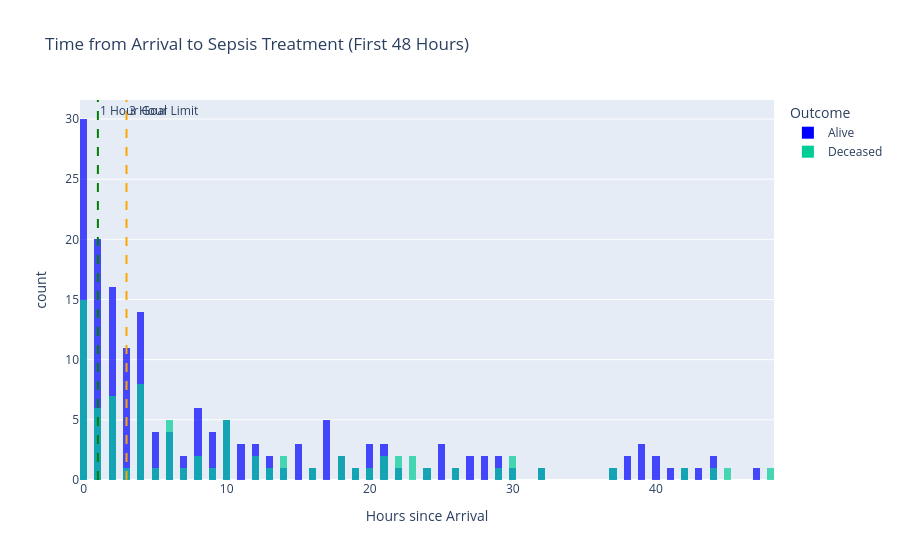

This figure's notebook cell:
### Code cell
# Create Histogram
fig_hist = px.histogram(
    df_plot, 
    x="Hours_to_Action", 
    nbins=128, # One bin per hour
    color="Outcome", # Color by Survival to see if delays kill
    title="Time from Arrival to Sepsis Treatment (First 48 Hours)",
    labels={"Hours_to_Action": "Hours since Arrival", "count": "Number of Patients"},
    barmode="overlay",
    opacity=0.7,
    color_discrete_map={"Alive": "blue", "Expired": "red"}
)

# Add "Goal" Lines (SEP-1 Guidelines)
fig_hist.add_vline(x=1, line_dash="dash", line_color="green", annotation_text="1 Hour Goal")
fig_hist.add_vline(x=3, line_dash="dash", line_color="orange", annotation_text="3 Hour Limit")

fig_hist.show()

### Figure 1 — Plotly figure (JSON) as saved in the notebook; plotly's stock layout.template omitted (floating-point values rounded to 4 significant figures; data arrays with more than 128 entries replaced by an {"elided": "..."} marker saying what was removed)
{"data": [{"alignmentgroup": "True", "bingroup": "x", "hovertemplate": "Outcome=Alive<br>Hours since Arrival=%{x}<br>count=%{y}<extra></extra>", "legendgroup": "Alive", "marker": {"color": "blue", "opacity": 0.7, "pattern": {"shape": ""}}, "name": "Alive", "nbinsx": 128, "offsetgroup": "Alive", "orientation": "v", "showlegend": true, "type": "histogram", "x": {"elided": "171 int values"}, "xaxis": "x", "yaxis": "y"}, {"alignmentgroup": "True", "bingroup": "x", "hovertemplate": "Outcome=Deceased<br>Hours since Arrival=%{x}<br>count=%{y}<extra></extra>", "legendgroup": "Deceased", "marker": {"color": "#00cc96", "opacity": 0.7, "pattern": {"shape": ""}}, "name": "Deceased", "nbinsx": 128, "offsetgroup": "Deceased", "orientation": "v", "showlegend": true, "type": "histogram", "x": [10, 0, 5, 0, 14, 37, 4, 0, 12, 30, 1, 2, 18, 2, 20, 23, 19, 2, 14, 0, 10, 22, 9, 0, 2, 26, 8, 10, 10, 1, 10, 4, 8, 2, 6, 0, 13, 12, 1, 0, 4, 0, 23, 29, 0, 0, 6, 44, 1, 0, 42, 22, 4, 0, 24, 4, 1, 7, 6, 0, 16, 2, 48, 21, 4, 4, 3, 0, 6, 6, 32, 0, 30, 21, 4, 2, 45, 1, 18], "xaxis": "x", "yaxis": "y"}], "layout": {"annotations": [{"showarrow": false, "text": "1 Hour Goal", "x": 1, "xanchor": "left", "xref": "x", "y": 1, "yanchor": "top", "yref": "y domain"}, {"showarrow": false, "text": "3 Hour Limit", "x": 3, "xanchor": "left", "xref": "x", "y": 1, "yanchor": "top", "yref": "y domain"}], "autosize": true, "barmode": "overlay", "legend": {"title": {"text": "Outcome"}, "tracegroupgap": 0}, "shapes": [{"line": {"color": "green", "dash": "dash"}, "type": "line", "x0": 1, "x1": 1, "xref": "x", "y0": 0, "y1": 1, "yref": "y domain"}, {"line": {"color": "orange", "dash": "dash"}, "type": "line", "x0": 3, "x1": 3, "xref": "x", "y0": 0, "y1": 1, "yref": "y domain"}], "title": {"text": "Time from Arrival to Sepsis Treatment (First 48 Hours)"}, "xaxis": {"anchor": "y", "autorange": true, "domain": [0, 1], "range": [-0.25, 48.25], "title": {"text": "Hours since Arrival"}, "type": "linear"}, "yaxis": {"anchor": "x", "autorange": true, "domain": [0, 1], "range": [0, 31.58], "title": {"text": "count"}}}}
